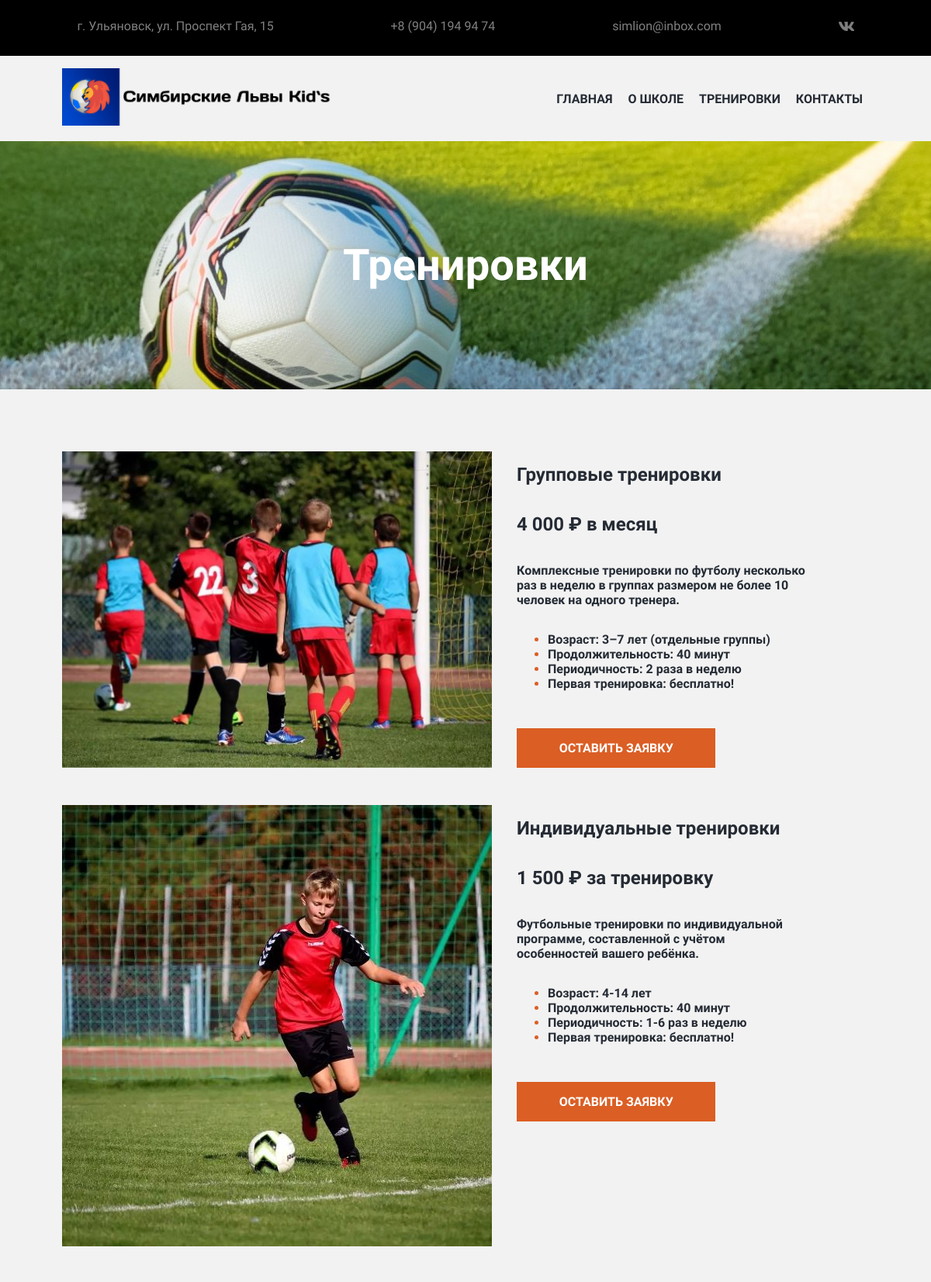
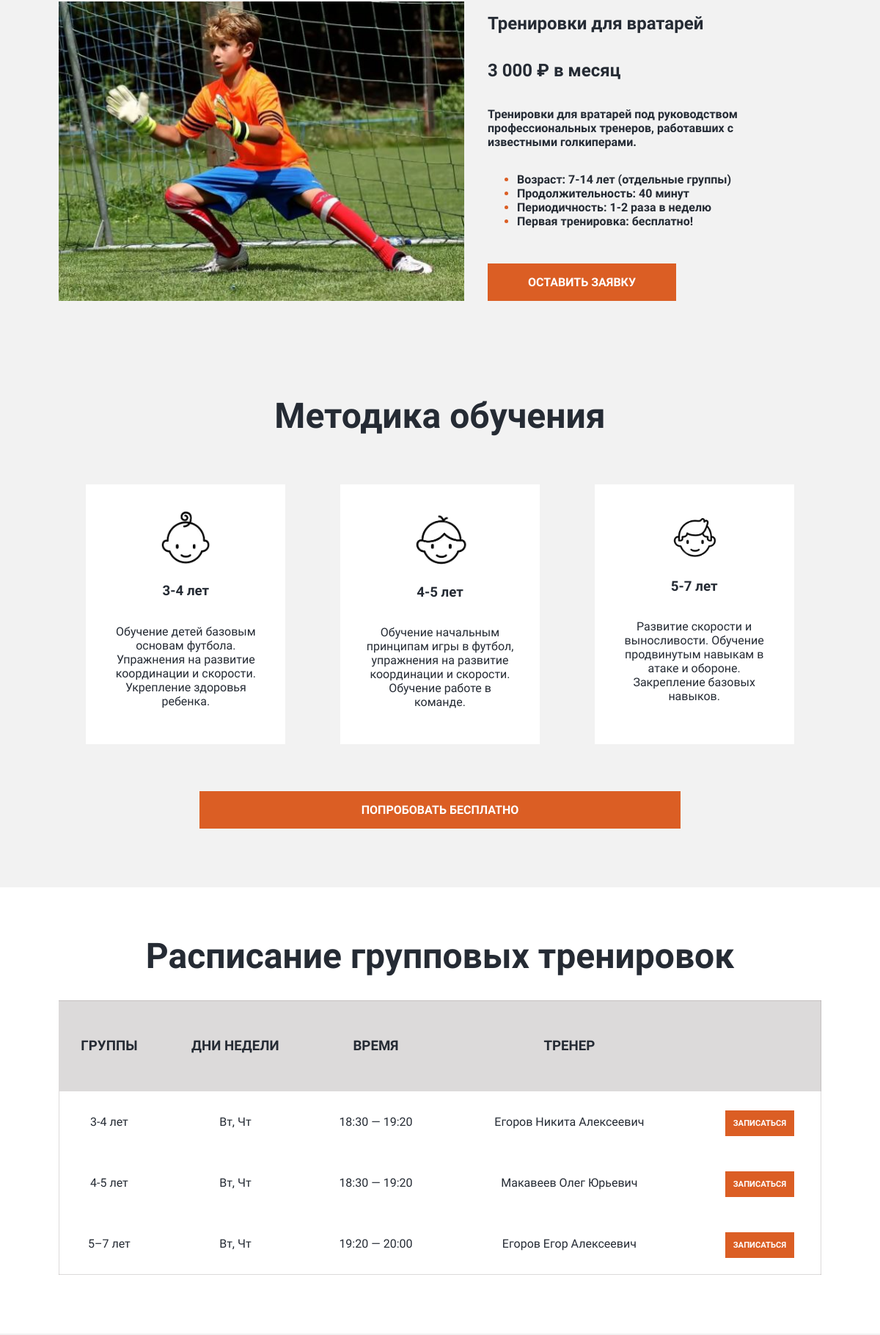
The page /trains (upper part) on the database its author committed (2 pictures, top to bottom).
### main/models.py (models this page shows, shortened)
class Trains(models.Model):
    title = models.CharField(max_length=50, null=True, verbose_name='Название тренировки')
    price = models.CharField(max_length=50, null=True, verbose_name='Цена тренировки')
    description = models.TextField(null=True, verbose_name='Описание тренировки')
    age = models.CharField(max_length=50, null=True, verbose_name='Возраст ребенка')
    duration = models.CharField(max_length=50, null=True, verbose_name='Продолжительность тренировки')
    frequency = models.CharField(max_length=50, null=True, verbose_name='Периодичность тренировок')
    cost_of_first_train = models.CharField(max_length=50, default='Первая тренировка: бесплатно!',
                                           verbose_name='Стоймость первой тренировки')
    image=models.ImageField(upload_to='trains_pics',verbose_name='Изображение', null=True)
    class Meta:
        verbose_name = 'Тренировка'
        verbose_name_plural = 'Тренировки'

class Schedule(models.Model):
    coach_name=models.ForeignKey(Coach, on_delete=models.CASCADE)
    group_ages=models.CharField(max_length=20)
    time=models.CharField(max_length=20)
    days=models.CharField(max_length=20)
    class Meta:
        verbose_name = 'Расписание'
        verbose_name_plural = 'Расписание занятий'

class Coach(models.Model):
    name = models.CharField(max_length=50, null=True, verbose_name='Ф.И.О')
    photo = models.ImageField(upload_to='coach_pics', default='default_coach', verbose_name='Фото')
    description = models.TextField(null=True, verbose_name='Описание')
    class Meta:
        verbose_name = 'Тренер'
        verbose_name_plural = 'Тренерский состав'
    def __str__(self):
        return self.name

### main/views.py (the view)
# urls.py: path("trains", views.trains, name='trains'),
def trains(request):
    if request.method == "POST":
        form = SignForm(request.POST)
        if form.is_valid():
            form.save()
            send_mail(
                form.cleaned_data['name'],
                f'''{form.cleaned_data['email']},
                                     {form.cleaned_data['phone']},
                                     {form.cleaned_data['description']}
                                ''',
                settings.EMAIL_HOST_USER,
                ['stadolnikoff@yandex.ru'],
                fail_silently=False,
            )
            messages.success(request, 'Ваша заявка успешно отправлена')
            form = SignForm()
    else:
        form = SignForm()
    data = {
        'schedules':Schedule.objects.all(),
        'trains':Trains.objects.all(),
        'form': form
    }
    return render(request, 'main/trains.html', context=data)

### main/templates/main/trains.html (shortened to what this page needs)
{% extends 'base.html' %}
{% load static %}
{% load widget_tweaks %}
{% block content %}
    <div class="about_school about_trains">
        <h1 style="font-size: 3.5em; font-weight: 700; color: white">Тренировки</h1>
    </div>
    <div class="trains_block">
        {% for train in trains %}
            <div class="kind_of_trains_box">
                <img src="{{ train.image.url }}" style="height: auto;width: auto; object-fit: cover" alt="">
                <div class="description_kind_of_trains">
                    <h1>{{ train.title }}</h1>
                    <h2>{{ train.price }}</h2>
                    <p style="font-weight: 600; color: #242b35">{{ train.description }}</p>
                    <ul style="margin-left: 0">
                        <li><span>{{ train.age }}</span></li>
                        <li><span>{{ train.duration }}</span></li>
                        <li><span>{{ train.frequency }}</span></li>
                        <li><span>{{ train.cost_of_first_train }}</span></li>
                    </ul>
                    <a class="send_application" id="open_form"
                       style="cursor: pointer; font-size: 1em; width: 60%; text-align: center">ОСТАВИТЬ ЗАЯВКУ</a>
                </div>
            </div>
        {% endfor %}
    </div>
    <div class="about_football_school" style="margin-top: -2em">
        <div class="about_football_school_header">
            <h1 style="font-size: 3em;text-align: center">Методика обучения</h1>
        </div>
        <div class="about_football_school_paragraphs">
            <div class="paragraph">
                <img src="{% static 'img/1.png' %}" width="80em" alt="">
                <h3>3-4 лет</h3>
                <p style="text-align: center">Обучение детей базовым основам футбола. Упражнения на развитие координации
                    и скорости. Укрепление здоровья ребенка.</p>
            </div>
            <div class="paragraph">
                <img src="{% static 'img/2.png' %}" width="80em" alt="">
                <h3>4-5 лет</h3>
                <p style="text-align: center">Обучение начальным принципам игры в футбол, упражнения на развитие
                    координации и скорости. Обучение работе в команде.</p>
            </div>
            <div class="paragraph">
                <img src="{% static 'img/3.png' %}" width="80em" alt="">
                <h3>5-7 лет</h3>
                <p style="text-align: center">Развитие скорости и выносливости. Обучение продвинутым навыкам в атаке и
                    обороне. Закрепление базовых навыков.</p>
            </div>
        </div>
        <a class="send_application" id="open_form"
           style="cursor: pointer; font-size: 1em; width: 60%; text-align: center">ПОПРОБОВАТЬ БЕСПЛАТНО</a>
    </div>
    <div class="schedule_block">
        <h1 style="text-align: center; font-size: 3em">Расписание групповых тренировок</h1>
        <table>
            <thead>
            <tr>
                <td><h3>ГРУППЫ</h3></td>
                <td><h3>ДНИ НЕДЕЛИ</h3></td>
                <td><h3>ВРЕМЯ</h3></td>
                <td><h3>ТРЕНЕР</h3></td>
                <td><h3 style="visibility:hidden;">ТРЕНЕР</h3></td>
            </tr>
            </thead>
            <tbody>
            {% for schedule in schedules %}
                <tr>
                    <td>{{ schedule.group_ages }}</td>
                    <td>{{ schedule.days }}</td>
                    <td>{{ schedule.time }}</td>
                    <td>{{ schedule.coach_name }}</td>
                    <td><a class="send_application" id="open_form"
                           style="cursor: pointer; font-size: 0.7em; width: 60%; text-align: center">ЗАПИСАТЬСЯ</a></td>
                </tr>
            {% endfor %}
            </tbody>
        </table>
    </div>
{% endblock %}

### static/css/main.css (style rules this page uses)
body { margin: 0; color: #252B34; display: flex; flex-direction: column; justify-content: center; font-family: 'Wix Madefor Text', sans-serif; background-color: #f2f2f2; }
h1 { font-size: 1.5em; }
a { text-decoration: none; color: grey; }
.send_application { width: 10em; font-size: 1.5em; padding: 1em; color: white; font-weight: 600; background-color: #db5e24; margin-top: 2em; }
.about_football_school { margin: 5em 5em 5em 5em; display: flex; flex-direction: column; align-items: center; }
.about_football_school_header { display: flex; flex-direction: column; align-items: center; }
.about_football_school_paragraphs { margin-top: 2em; display: flex; justify-content: space-around; flex-wrap: wrap; }
.paragraph { width: 20%; background-color: white; display: flex; flex-direction: column; justify-content: center; align-items: center; padding: 2em 2em 2em 2em; margin-bottom: 2em; }
.about_school { height: 20em; background-image: url('../img/training_about.jpg'); margin-bottom: 5em; display: flex; justify-content: center; align-items: center; }
.about_trains { height: 20em; background-image: url('../img/ball2.jpg'); background-repeat: no-repeat; }
.trains_block { width: 80%; margin: 0 5em 5em 5em; display: flex; flex-direction: column; }
.kind_of_trains_box { display: flex; justify-content: space-between; margin-bottom: 3em; }
.description_kind_of_trains { width: 40%; display: flex; flex-direction: column; align-items: flex-start; margin-left: 2em; }
ul li { font-size: 16px; color: #db5e24; font-weight: 600; }
li span { color: #252B34; }
.schedule_block { margin: 0 0 5em 0; padding: 5em; padding-top: 2em; display: flex; flex-direction: column; background-color: white; }
table { text-align: center; border: 1px solid rgba(138, 132, 132, 0.3); border-collapse: collapse; }
thead { background-color: rgba(138, 132, 132, 0.3); }
tr { padding: 1em; }
td { padding-bottom: 2em; padding-top: 2em; }

### rows shown on the page
Trains: image (picture), title "Групповые тренировки", price "4 000 ₽ в месяц", description "Комплексные тренировки по футболу несколько раз в неделю в группах размером не более 10 человек на одного тренера.", age "Возраст: 3–7 лет (отдельные группы)", duration "Продолжительность: 40 минут", frequency "Периодичность: 2 раза в неделю", cost_of_first_train "Первая тренировка: бесплатно!"
Trains: image (picture), title "Индивидуальные тренировки", price "1 500 ₽ за тренировку", description "Футбольные тренировки по индивидуальной программе, составленной с учётом особенностей вашего ребёнка.", age "Возраст: 4-14 лет", duration "Продолжительность: 40 минут", frequency "Периодичность: 1-6 раз в неделю", cost_of_first_train "Первая тренировка: бесплатно!"
Trains: image (picture), title "Тренировки для вратарей", price "3 000 ₽ в месяц", description "Тренировки для вратарей под руководством профессиональных тренеров, работавших с известными голкиперами.", age "Возраст: 7-14 лет (отдельные группы)", duration "Продолжительность: 40 минут", frequency "Периодичность: 1-2 раза в неделю", cost_of_first_train "Первая тренировка: бесплатно!"
Schedule: group_ages "3-4 лет", days "Вт, Чт", time "18:30 — 19:20", coach_name "Егоров Никита Алексеевич"
Schedule: group_ages "4-5 лет", days "Вт, Чт", time "18:30 — 19:20", coach_name "Макавеев Олег Юрьевич"
Schedule: group_ages "5–7 лет", days "Вт, Чт", time "19:20 — 20:00", coach_name "Егоров Егор Алексеевич"
